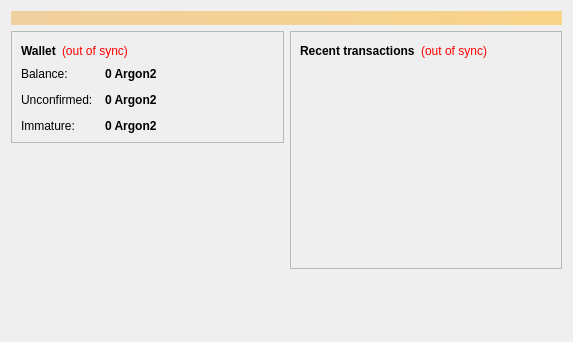
<?xml version="1.0" encoding="UTF-8"?>
<ui version="4.0">
 <class>OverviewPage</class>
 <widget class="QWidget" name="OverviewPage">
  <property name="geometry">
   <rect>
    <x>0</x>
    <y>0</y>
    <width>573</width>
    <height>342</height>
   </rect>
  </property>
  <property name="windowTitle">
   <string>Form</string>
  </property>
  <layout class="QVBoxLayout" name="topLayout">
   <item>
    <widget class="QLabel" name="labelAlerts">
     <property name="visible">
      <bool>false</bool>
     </property>
     <property name="styleSheet">
      <string notr="true">background-color: qlineargradient(x1: 0, y1: 0, x2: 1, y2: 0, stop:0 #F0D0A0, stop:1 #F8D488); color:#000000;</string>
     </property>
     <property name="wordWrap">
      <bool>true</bool>
     </property>
     <property name="margin">
      <number>3</number>
     </property>
    </widget>
   </item>
   <item>
    <layout class="QHBoxLayout" name="horizontalLayout" stretch="1,1">
     <item>
      <layout class="QVBoxLayout" name="verticalLayout_2">
       <item>
        <widget class="QFrame" name="frame">
         <property name="frameShape">
          <enum>QFrame::StyledPanel</enum>
         </property>
         <property name="frameShadow">
          <enum>QFrame::Raised</enum>
         </property>
         <layout class="QVBoxLayout" name="verticalLayout_4">
          <item>
           <layout class="QHBoxLayout" name="horizontalLayout_4">
            <item>
             <widget class="QLabel" name="label_5">
              <property name="font">
               <font>
                <weight>75</weight>
                <bold>true</bold>
               </font>
              </property>
              <property name="text">
               <string>Wallet</string>
              </property>
             </widget>
            </item>
            <item>
             <widget class="QLabel" name="labelWalletStatus">
              <property name="toolTip">
               <string>The displayed information may be out of date. Your wallet automatically synchronizes with the Argon2 network after a connection is established, but this process has not completed yet.</string>
              </property>
              <property name="styleSheet">
               <string notr="true">QLabel { color: red; }</string>
              </property>
              <property name="text">
               <string notr="true">(out of sync)</string>
              </property>
              <property name="alignment">
               <set>Qt::AlignLeading|Qt::AlignLeft|Qt::AlignVCenter</set>
              </property>
             </widget>
            </item>
            <item>
             <spacer name="horizontalSpacer_2">
              <property name="orientation">
               <enum>Qt::Horizontal</enum>
              </property>
              <property name="sizeHint" stdset="0">
               <size>
                <width>40</width>
                <height>20</height>
               </size>
              </property>
             </spacer>
            </item>
           </layout>
          </item>
          <item>
           <layout class="QFormLayout" name="formLayout_2">
            <property name="fieldGrowthPolicy">
             <enum>QFormLayout::AllNonFixedFieldsGrow</enum>
            </property>
            <property name="horizontalSpacing">
             <number>12</number>
            </property>
            <property name="verticalSpacing">
             <number>12</number>
            </property>
            <item row="0" column="0">
             <widget class="QLabel" name="label">
              <property name="text">
               <string>Balance:</string>
              </property>
             </widget>
            </item>
            <item row="0" column="1">
             <widget class="QLabel" name="labelBalance">
              <property name="font">
               <font>
                <weight>75</weight>
                <bold>true</bold>
               </font>
              </property>
              <property name="cursor">
               <cursorShape>IBeamCursor</cursorShape>
              </property>
              <property name="toolTip">
               <string>Your current balance</string>
              </property>
              <property name="text">
               <string notr="true">0 Argon2</string>
              </property>
              <property name="textInteractionFlags">
               <set>Qt::LinksAccessibleByMouse|Qt::TextSelectableByKeyboard|Qt::TextSelectableByMouse</set>
              </property>
             </widget>
            </item>
            <item row="1" column="0">
             <widget class="QLabel" name="label_3">
              <property name="text">
               <string>Unconfirmed:</string>
              </property>
             </widget>
            </item>
            <item row="1" column="1">
             <widget class="QLabel" name="labelUnconfirmed">
              <property name="font">
               <font>
                <weight>75</weight>
                <bold>true</bold>
               </font>
              </property>
              <property name="cursor">
               <cursorShape>IBeamCursor</cursorShape>
              </property>
              <property name="toolTip">
               <string>Total of transactions that have yet to be confirmed, and do not yet count toward the current balance</string>
              </property>
              <property name="text">
               <string notr="true">0 Argon2</string>
              </property>
              <property name="textInteractionFlags">
               <set>Qt::LinksAccessibleByMouse|Qt::TextSelectableByKeyboard|Qt::TextSelectableByMouse</set>
              </property>
             </widget>
            </item>
            <item row="2" column="0">
             <widget class="QLabel" name="labelImmatureText">
              <property name="text">
               <string>Immature:</string>
              </property>
             </widget>
            </item>
            <item row="2" column="1">
             <widget class="QLabel" name="labelImmature">
              <property name="font">
               <font>
                <weight>75</weight>
                <bold>true</bold>
               </font>
              </property>
              <property name="toolTip">
               <string>Mined balance that has not yet matured</string>
              </property>
              <property name="text">
               <string notr="true">0 Argon2</string>
              </property>
              <property name="textInteractionFlags">
               <set>Qt::LinksAccessibleByMouse|Qt::TextSelectableByKeyboard|Qt::TextSelectableByMouse</set>
              </property>
             </widget>
            </item>
           </layout>
          </item>
         </layout>
        </widget>
       </item>
       <item>
        <spacer name="verticalSpacer">
         <property name="orientation">
          <enum>Qt::Vertical</enum>
         </property>
         <property name="sizeHint" stdset="0">
          <size>
           <width>20</width>
           <height>40</height>
          </size>
         </property>
        </spacer>
       </item>
      </layout>
     </item>
     <item>
      <layout class="QVBoxLayout" name="verticalLayout_3">
       <item>
        <widget class="QFrame" name="frame_2">
         <property name="frameShape">
          <enum>QFrame::StyledPanel</enum>
         </property>
         <property name="frameShadow">
          <enum>QFrame::Raised</enum>
         </property>
         <layout class="QVBoxLayout" name="verticalLayout">
          <item>
           <layout class="QHBoxLayout" name="horizontalLayout_2">
            <item>
             <widget class="QLabel" name="label_4">
              <property name="text">
               <string>&lt;b&gt;Recent transactions&lt;/b&gt;</string>
              </property>
             </widget>
            </item>
            <item>
             <widget class="QLabel" name="labelTransactionsStatus">
              <property name="toolTip">
               <string>The displayed information may be out of date. Your wallet automatically synchronizes with the Argon2 network after a connection is established, but this process has not completed yet.</string>
              </property>
              <property name="styleSheet">
               <string notr="true">QLabel { color: red; }</string>
              </property>
              <property name="text">
               <string notr="true">(out of sync)</string>
              </property>
              <property name="alignment">
               <set>Qt::AlignRight|Qt::AlignTrailing|Qt::AlignVCenter</set>
              </property>
             </widget>
            </item>
            <item>
             <spacer name="horizontalSpacer">
              <property name="orientation">
               <enum>Qt::Horizontal</enum>
              </property>
              <property name="sizeHint" stdset="0">
               <size>
                <width>40</width>
                <height>20</height>
               </size>
              </property>
             </spacer>
            </item>
           </layout>
          </item>
          <item>
           <widget class="QListView" name="listTransactions">
            <property name="styleSheet">
             <string notr="true">QListView { background: transparent; }</string>
            </property>
            <property name="frameShape">
             <enum>QFrame::NoFrame</enum>
            </property>
            <property name="verticalScrollBarPolicy">
             <enum>Qt::ScrollBarAlwaysOff</enum>
            </property>
            <property name="horizontalScrollBarPolicy">
             <enum>Qt::ScrollBarAlwaysOff</enum>
            </property>
            <property name="selectionMode">
             <enum>QAbstractItemView::NoSelection</enum>
            </property>
           </widget>
          </item>
         </layout>
        </widget>
       </item>
       <item>
        <spacer name="verticalSpacer_2">
         <property name="orientation">
          <enum>Qt::Vertical</enum>
         </property>
         <property name="sizeHint" stdset="0">
          <size>
           <width>20</width>
           <height>40</height>
          </size>
         </property>
        </spacer>
       </item>
      </layout>
     </item>
    </layout>
   </item>
  </layout>
 </widget>
 <resources/>
 <connections/>
</ui>
